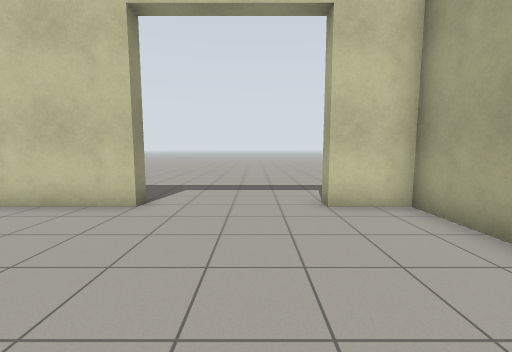
view 1 (above)

18 first-person views from a walk through a Gazebo world. The camera is 1.2 m above the floor, tilts 6° down and sees 90° across. The floor is counted in squares, 1 m on a side. Each view is taken from the middle of a square. On the plan, view 1 faces up. The plan holds only what a view shows up to about 12 squares ahead; the rest is blank. The place goes on beyond the plan. Robots are left out.

view 2
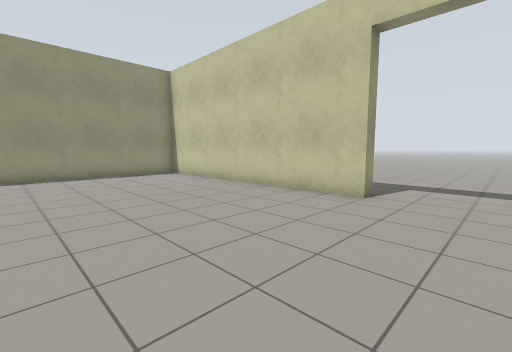

view 3
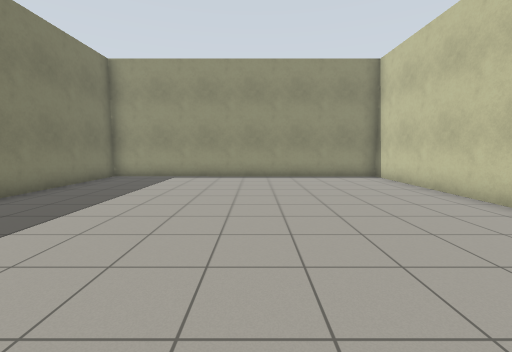

view 4
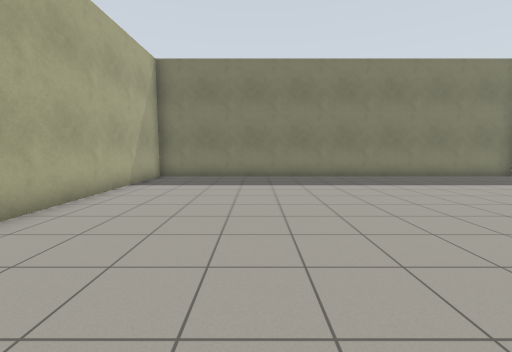

view 5
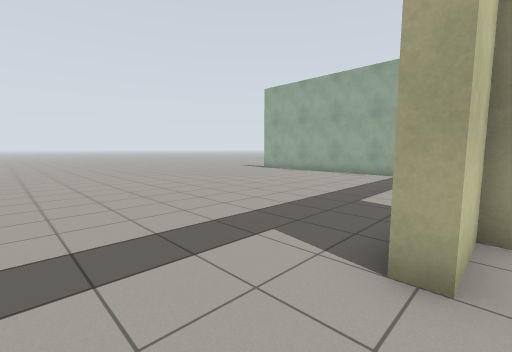

view 6
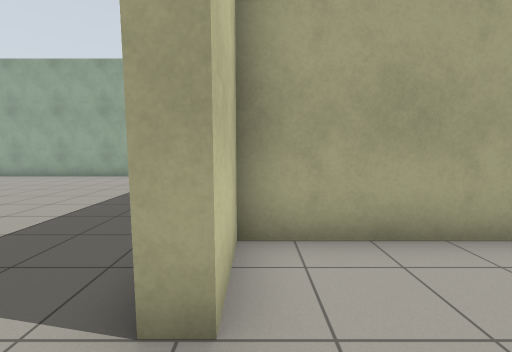

view 7
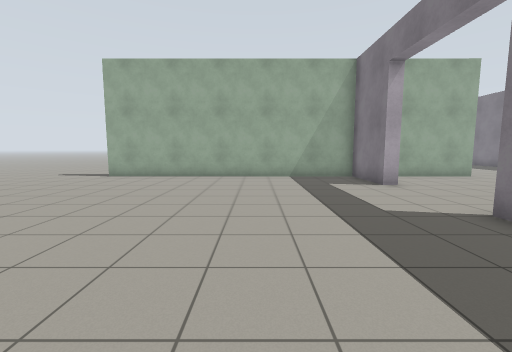

view 8
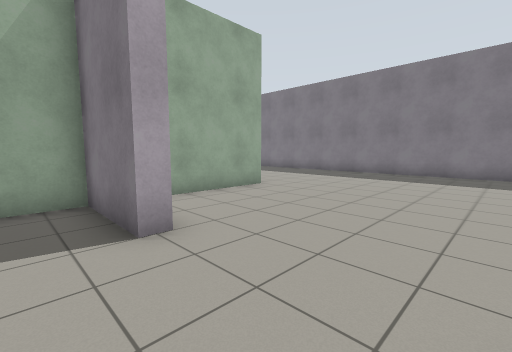

view 9
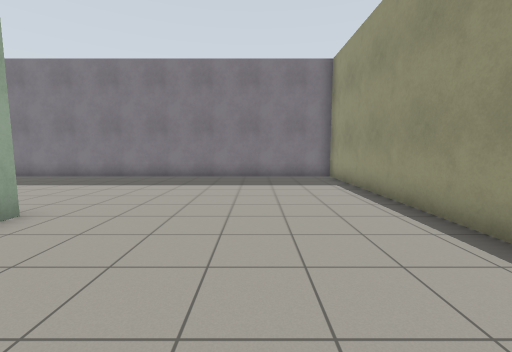

view 10
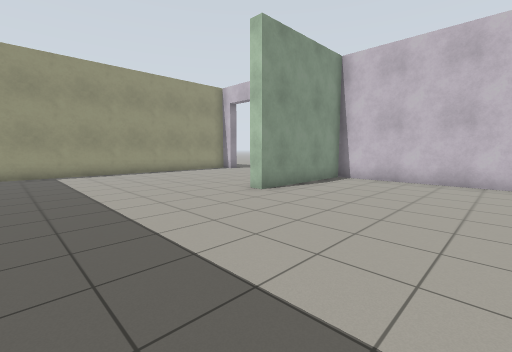

view 11
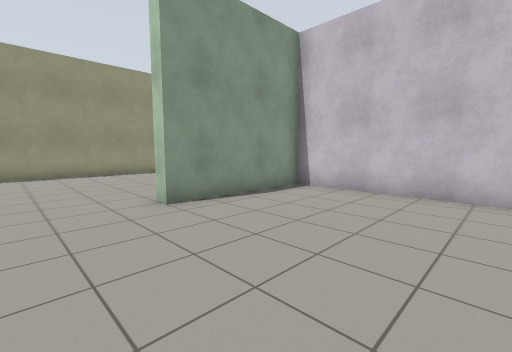

view 12
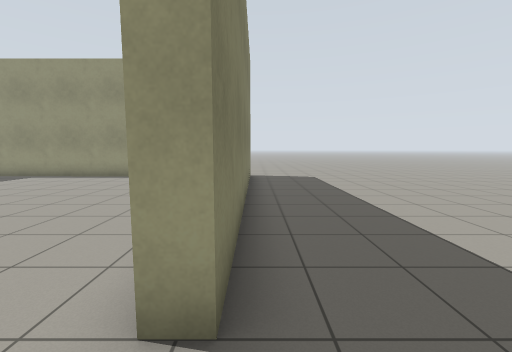

view 13
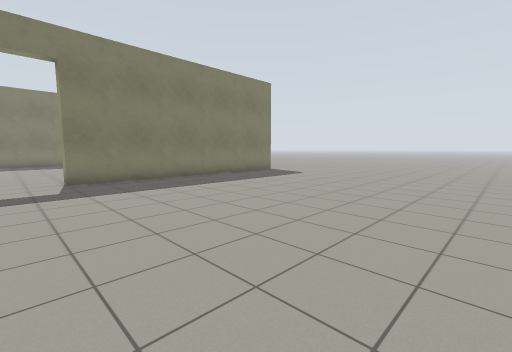

view 14
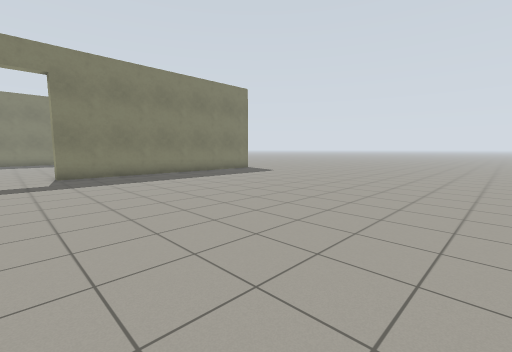

view 15
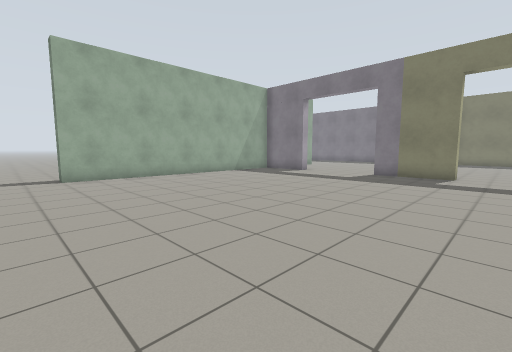

view 16
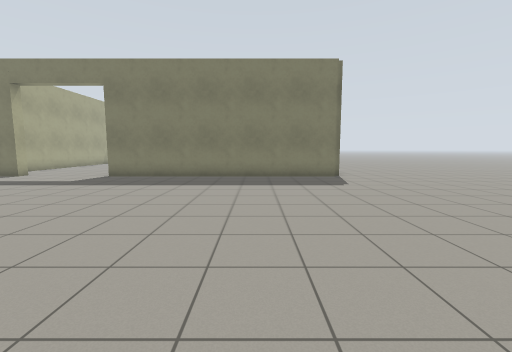

view 17
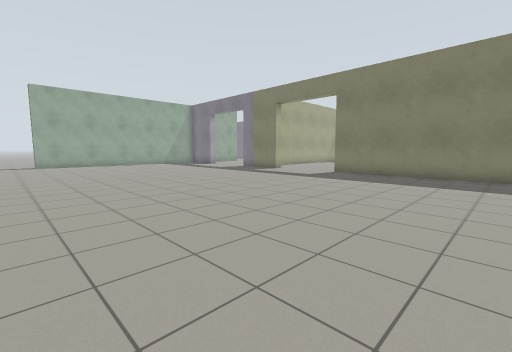

view 18
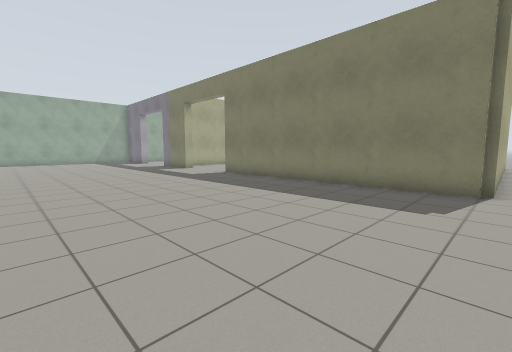

### Floor plan
Points are (right, up) in squares from view 1. A wall is a line through its corners. A room is listed if a view was taken in it or the views show most of it. See-through windows are left out.
Room 1 (views 1, 2, 3)
walls: (-3.5, 5.3) (-12.2, 5.3) (-12.3, -6.2) (3.2, -6.2) (3.3, 5.3) (1.5, 5.3)
ways out: opening at (-1, 5.2) to room 2
Room 2 (views 4, 5, 6, 7, 8, 9, 10, 11, 12, 13, 14, 15, 16, 17, 18)
walls: (1.5, 5.3) (1.5, 5.7) (4.5, 5.7); (3.8, 1.9) (3.7, -6.2) (17.5, -6.2); (8.5, 5.1) (8.5, 5.7) (11.2, 5.7) (11.3, 16.5); (17.1, 5.3) (11.8, 5.3) (11.8, 0.5) (11.2, 0.5) (11.2, 3.9); (-12.8, -2.6) (-12.8, 5.7) (-2.5, 5.7) (-2.5, 5.3) (-3.5, 5.3)
ways out: opening at (-1, 5.2) to room 1; opening at (12, 17.5)

Positions as (right, up) in squares from view 1, and headings:
1: (0, 0), facing up
2: (0, -1), facing up-left
3: (-1, 0), facing left
4: (-1, 5), facing down
5: (-1, 5), facing up-right
6: (0, 5), facing right
7: (0, 10), facing right
8: (5, 7), facing down-right
9: (7, 5), facing down
10: (17, -5), facing up-left
11: (17, -2), facing up-left
12: (-1, 6), facing left
13: (-1, 16), facing down-left
14: (-1, 18), facing down-left
15: (0, 18), facing down-right
16: (-9, 17), facing down
17: (-9, 18), facing down-right
18: (-13, 14), facing down-right
